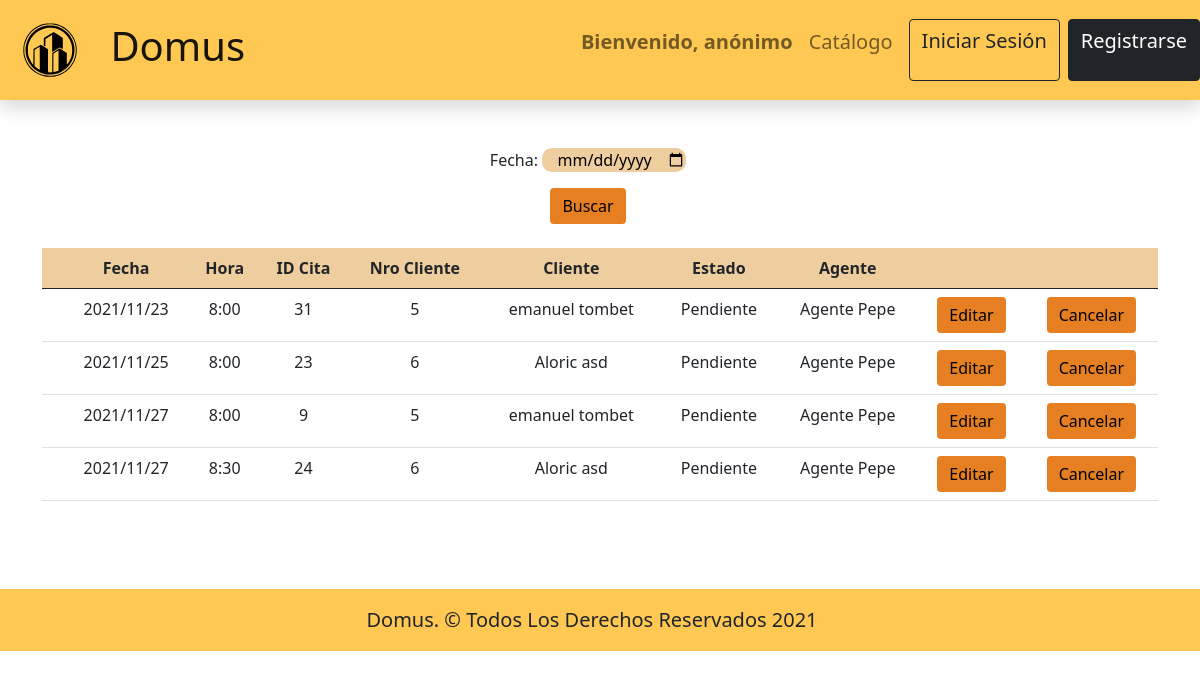
The page /turnos_dados on the database as committed earlier.
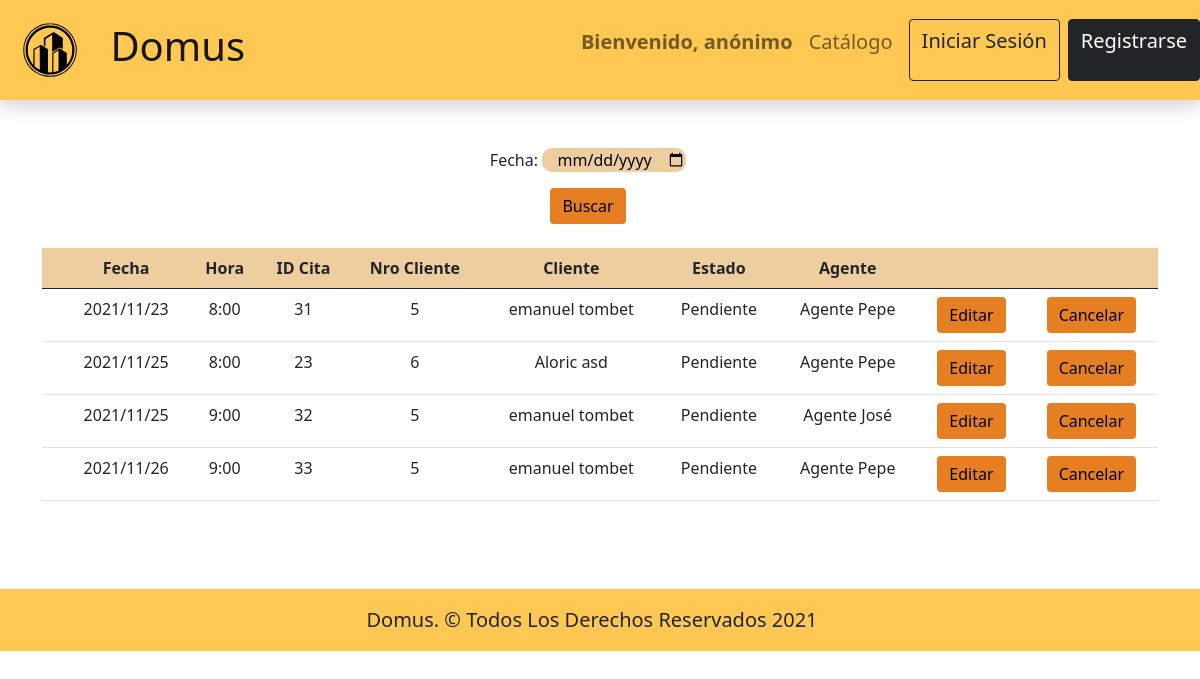
The same page on the database as committed later.
### aplicacion/models.py (models this page shows, shortened)
class Turno(models.Model):
    TURNOS_HORARIOS = (
        ("8:00", "8:00"),
        ("8:30", "8:30"),
        ("9:00", "9:00"),
        ("9:30", "9:30"),
        ("10:00", "10:00"),
        ("10:30", "10:30"),
        ("11:00", "11:00"),
        ("11:30", "11:30"),
    )
    agente = models.ForeignKey(Agente, on_delete=models.CASCADE, related_name="agente_turno")
    cliente = models.ForeignKey(Cliente, on_delete=models.CASCADE, related_name="cliente_turno")
    dia = models.CharField(max_length=255)
    hora = models.CharField(max_length=20, choices=TURNOS_HORARIOS)
    def getTurnosDados(fecha="all"):
        turnos_ordenados = Turno.objects.order_by('dia', 'hora')
        turnos_dados = []
        if fecha != "all":
            for turno in turnos_ordenados:
                if turno.dia.replace("/", "") == str(fecha).replace("-", ""):
                    turnos_dados.append(turno)
            return turnos_dados
        for turno in turnos_ordenados:
            turnos_dados.append(turno)
        return turnos_dados

class User(AbstractUser):
      class Tipos(models.TextChoices):
          ADMINISTRADOR = "ADMINISTRADOR", "Administrador"
          CLIENTE = "CLIENTE", 'Cliente'
          SECRETARIA = "SECRETARIA", 'Secretaria'
          CAJERA = "CAJERA", 'Cajera'
          EMP_MARKETING = "EMP_MARKETING", 'Empleado Marketing'
          JE_COMER = "JE_COMER", 'Jefe Comercialización'
          JE_ADM = "JE_ADM", 'Jefe Administración'
          GERENTE = "GERENTE", 'Gerente'
          AGENTE_INMOBILIARIO = "AGENTE_INMOBILIARIO", 'Agente Inmobiliario'
      tipo = models.CharField(_("Tipo"), max_length=50, choices=Tipos.choices, default=Tipos.CLIENTE)

### aplicacion/views.py (the view)
# urls.py: path("turnos_dados", TurnosDados, name="turnos_dados"),
def TurnosDados(request):
    context={}
    fecha_buscada = request.GET.get('fecha-buscar')
    if fecha_buscada:
        context.setdefault("turnos", Turno.getTurnosDados(fecha_buscada))
    else:
        context.setdefault("turnos", Turno.getTurnosDados())
    return render(request, 'Secretaria/turnosDados.html', context)

### templates/Secretaria/turnosDados.html (shortened to what this page needs)
{% load static %}
<!doctype html>
<html lang="en">
  <head>
    <link rel="stylesheet" href="https://use.fontawesome.com/releases/v5.6.1/css/all.css">
    <link href="https://cdn.jsdelivr.net/npm/bootstrap@5.0.2/dist/css/bootstrap.min.css" rel="stylesheet">
    <link href="https://cdn.jsdelivr.net/npm/bootstrap@5.0.2/dist/css/bootstrap.min.css" rel="stylesheet">
    <link rel="stylesheet" type="text/css" href="{% static 'css/headerYfooter/estilos.css' %}">
    <link rel="stylesheet" type="text/css" href="{% static 'css/General/Inputs/entradas.css' %}">
    <link rel="stylesheet" type="text/css" href="{% static 'css/Secretaria/Estilos.css' %}">
  </head>
  <body>
    {% include 'encabezado.html' %}
    <br><br>
    <div class="container">
      <div class="row">
        <form class="row" method="GET" action="">
          <div class="col text-center">
            <label for="Fecha">Fecha: </label>
            <input type="date" name="fecha-buscar" placeholder="" id="entrada">
            <div class="row mt-3">
              <div class="col text-center">
                <button class="btn"  id="botonE" type="submit">Buscar</button>
              </div>
            </div>
          </div>
        </form>
      </div>
      <div class="row mt-4">
        <div class="table-responsive">
          <table class="table">
            <thead id="tabla">
              <tr>
                <th scope="col"></th>
                <th scope="col">Fecha</th>
                <th scope="col">Hora</th>
                <th scope="col">ID Cita</th>
                <th scope="col">Nro Cliente</th>
                <th scope="col">Cliente</th>
                <th scope="col">Estado</th>
                <th scope="col">Agente</th>
                <th></th>
                <th></th>
              </tr>
            </thead>
            <tbody>
              {% for turno in turnos %}
                <tr>
                  <th scope="row"></th>
                  <td>{{turno.dia}}</td>
                  <td>{{turno.hora}}</td>
                  <td>{{turno.id}}</td>
                  <td>{{turno.cliente.id}}</td>
                  <td>{{turno.cliente.first_name}} {{turno.cliente.last_name}}</td>
                  <td>Pendiente</td>
                  <td>{{turno.agente.first_name}}</td>
                  <td>
                    <a href="{% url 'editar_cita' turno.id %}" class="btn" id="botonE">Editar</a>
                  </td>
                  <td>
                      <a href="{% url 'cancelar_cita' turno.id %}" class="btn" id="botonE">Cancelar</a>
                  </td>
                </tr>
              {% endfor %}
            </tbody>
          </table>
        </div>
      </div>
    </div>
    <br><br><br>
    {% include 'pie_pagina.html' %}
  </body>
</html>

### templates/encabezado.html (shortened to what this page needs)
<nav class="navbar navbar-expand-lg navbar-light sticky-top shadow" style="background-color: #ffc852;">
  <a class="navbar-brand fs-1" href="{% url 'Principal' %}">
    <img src="../static/img/logo.svg" alt="Logo Domus" width="100" height="100" class="d-inline-block align-text-center">
    Domus
  </a>
  <div class="collapse navbar-collapse" id="navbarTogglerDemo01">
  <div class="navbar-nav ms-auto text-center">
    {% if request.user.is_authenticated %}
      <p class="nav-link fs-5" href=""><b>Bienvenido, {{ user.username }}</b></p>
      <p class="nav-link fs-5" href=""><b>rol: {{ user.tipo }}</b></p>
    {% else %}
      <p class="nav-link fs-5" href="#"><b>Bienvenido, anónimo</b></p>
    {% endif %}
    <a class="nav-link fs-5" href="{% url 'internauta_Inmuebles' %}">Catálogo</a>
    {% if request.user.is_authenticated %}
    <a class="nav-link fs-5" aria-current="page" href="{% url 'logout' %}">Cerrar sesión</a>
  </div>
  <div class="d-flex flex-row justify-content-center">
    {% else %}
      <a href="{% url 'login' %}" class="btn btn-outline-dark me-2 ms-2 fs-5">Iniciar Sesión</a>
      <a href="{% url 'internauta_register' %}" class="btn btn-dark fs-5">Registrarse</a>
    {% endif %}
  </div>
  </div>
</nav>

### templates/pie_pagina.html (shortened to what this page needs)
   <footer class="w-100 d-flex align-items-center justify-content-center flex-wrap" style="background-color: #ffc852;">
    <p class="fs-5 px-3 pt-2 text-center mt-2">Domus. &copy; Todos Los Derechos Reservados 2021</p>
    <div>
      <a href="#"></a>
    </div>
  </footer>

### static/css/headerYfooter/estilos.css (style rules this page uses)
body { display: grid; grid-template-rows: auto auto auto auto; }
nav { height: 100px; }
table { text-align-last: center; }

### static/css/General/Inputs/entradas.css (style rules this page uses)
#botonE { background: rgb(230, 126, 34); color: black; border: rgb(186, 74, 0); position: relative; }
#entrada { border: none; position: relative; color: rgb(0, 0, 0); background-color: rgb(238, 206, 158); border-radius: 10px; text-align: center; }

### static/css/Secretaria/Estilos.css (style rules this page uses)
#tabla { background-color: rgb(238, 206, 158); }

Rows that differ between the two databases and show on the page:
removed Turno: dia "2021/11/27", hora "8:00", id "9", cliente.id "5", cliente.first_name "emanuel", cliente.last_name "tombet", agente.first_name "Agente Pepe"
removed Turno: dia "2021/11/27", hora "8:30", id "24", cliente.id "6", cliente.first_name "Aloric", cliente.last_name "asd", agente.first_name "Agente Pepe"
added Turno: dia "2021/11/25", hora "9:00", id "32", cliente.id "5", cliente.first_name "emanuel", cliente.last_name "tombet", agente.first_name "Agente José"
added Turno: dia "2021/11/26", hora "9:00", id "33", cliente.id "5", cliente.first_name "emanuel", cliente.last_name "tombet", agente.first_name "Agente Pepe"
